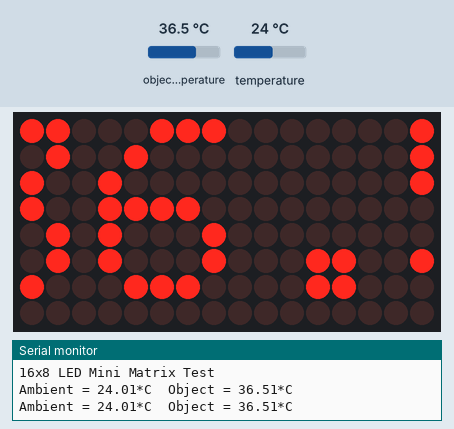
The sketch below on a simulated Arduino Uno, built with avr-gcc and run on an emulated ATmega328P. Shown: 16×8 LED matrix, the last lines printed to the serial monitor. The test bench sets the inputs (shaded band); at power-on: object temperature 36.5 °C, temperature 24 °C.

Above: at 3.15 s.
3.2 s: object temperature set to 20 °C
At 5.0 s:
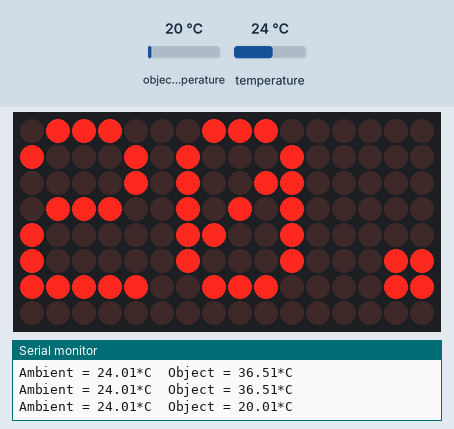
6.3 s: object temperature set to 26 °C
At 7.3 s:
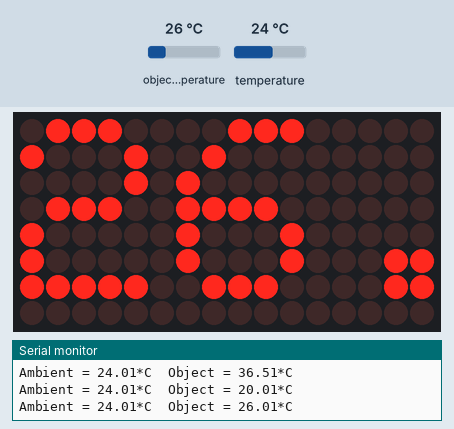
9.4 s: object temperature set to 32 °C
At 11.9 s:
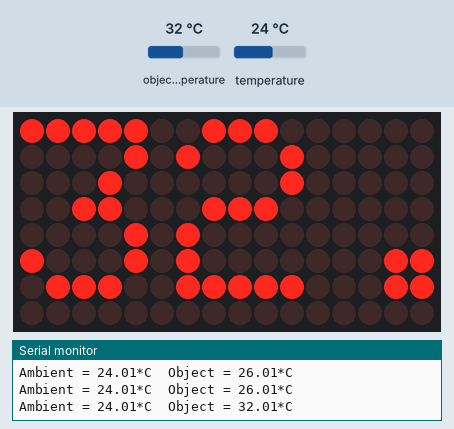

Measured:
- what the display in image 1 shows lasts 0.5 s, from 4.7 s to 5.2 s

The sketch:

main.ino
```cpp
/**
 * Examples from
 * - https://breakrow.com/miliohm/non-contact-temperature-sensor-mlx90614-with-arduino-tutorial/
 * - https://github.com/adafruit/Adafruit_LED_Backpack
 */
#include <Wire.h>
#include <Adafruit_GFX.h>
#include "Adafruit_LEDBackpack.h"
// #include <Adafruit_MLX90614.h>
#include <SparkFunMLX90614.h>

Adafruit_8x16minimatrix matrix = Adafruit_8x16minimatrix();
// Adafruit_MLX90614       mlx    = Adafruit_MLX90614();
IRTherm therm;

void setup() {
    while (!Serial)
        ;
    Serial.begin(115200);
    Serial.println("16x8 LED Mini Matrix Test");

    matrix.begin(0x70);  // pass in the address

    // mlx.begin();
    therm.begin();
    therm.setUnit(TEMP_C);
}

void loop() {
    delay(100);

    double temp_room;
    double temp_obj;

    if (therm.read())  // On success, read() will return 1, on fail 0.
    {
        temp_room = therm.ambient();  // Get updated ambient temperature
        temp_obj  = therm.object();   // Get updated object temperature

        Serial.print("Ambient = ");
        Serial.print(temp_room);
        Serial.print("*C\tObject = ");
        Serial.print(temp_obj);
        Serial.println("*C");

        matrix.setTextSize(1);
        matrix.setTextWrap(false);  // we dont want text to wrap so it scrolls nicely
        matrix.setTextColor(LED_ON);
        matrix.setRotation(1);

        for (int8_t x = 0; x >= -16; x--) {
            matrix.clear();
            matrix.setCursor(x, 0);
            matrix.print(temp_obj);
            matrix.writeDisplay();
            delay((x == 0) ? 500 : 100);
        }
    }
}
```
